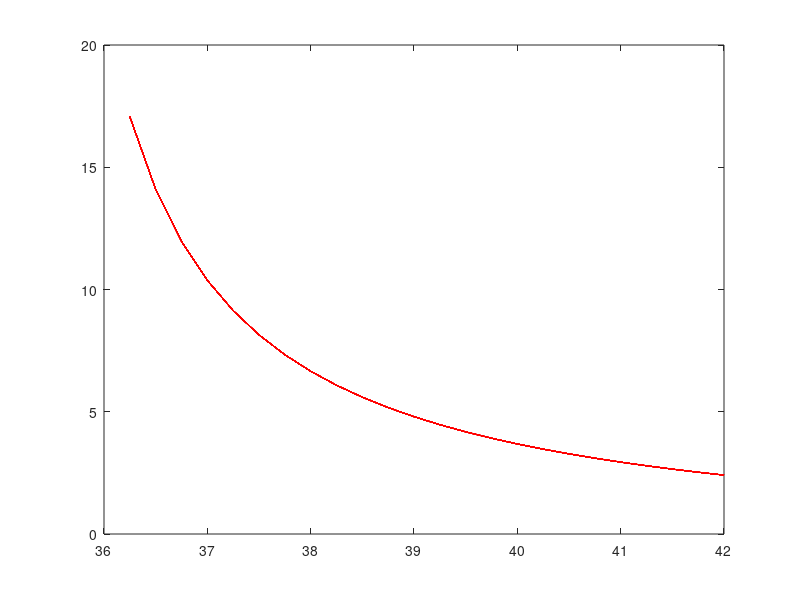

Write the MATLAB code that produced this figure.
clear all
close all
%%%% Parameters
E=0.98;     Kr = 5.67*(10^(-8));
A=0.27; Pr = 0.72; g = 9.8; beta = 3.354*10^(-3); d = 0.17; gama = 1.56*10^(-5); M=0.25; Kf=0.024;
Ks = 0.2; D=d/2; 
alfa = 0.8; Pb = 1060; Cb = 3.78*10^3; 
Ta=36.25+273.15:0.25:42+273.15; Tc=Ta;
Ts=35+273.15;
Te=26+273.15;
step=0.25;
for i = 1:length(Ta)
    %%%%%%%%%%%%%%%%%%%%%%%%%%%% Qr
    Qr = Kr*E.*(Ts.^4 - Te.^4);
    
    %%%%%%%%%%%%%%%%%%%%%%%%%%% Qf
    
    Gr = g*beta*(Ts-Te)*d^3/(gama^2);
    Nu = A*(Pr*Gr).^M;
    hf = Kf*Nu./d;
    Qf = hf.*(Ts-Te);
    %%%%%%%%%%%%%%%%%%%%%%%%%%%%%%%%%%%%%%%   Qc
    Qc = Ks*(Tc-Ts)/D;
    num = find(Qc(:)< 0);
    if ~isempty(num)
        disp('The face temperature is more than 38 degree');
        return
    end
    
    BFK = alfa*Cb*(Ta-Ts);
    num = find(BFK(:)< 0);
    if ~isempty(num)
        disp('The face temperature is more than 38 degree');
        return
    end
    B = 1000*(Qr+Qf-Qc-4.186)./BFK;
    num = find(B(:)< 0);
    if ~isempty(num)
        B(num)=0.00001;
    end
    x_axis{i}=Ta;
    y_axis{i}=B;
end 
figure
for i=1:length(x_axis)
    plot(x_axis{1}-273.15,y_axis{1},'r-');
    hold on
end    
    